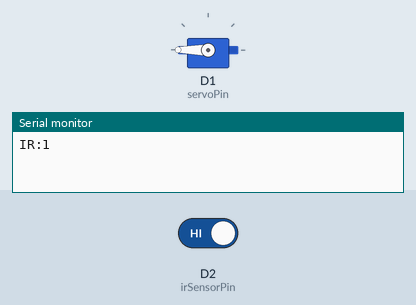
Bench run of a sketch on a simulated ESP8266 (NodeMCU). Shown: servo, the last lines printed to the serial monitor. Inputs (shaded band) come from the test bench; at power-on: D2 (irSensorPin) HIGH.

Above: at 1.3 s.
1.4 s: D2 (irSensorPin) driven LOW
At 2.0 s:
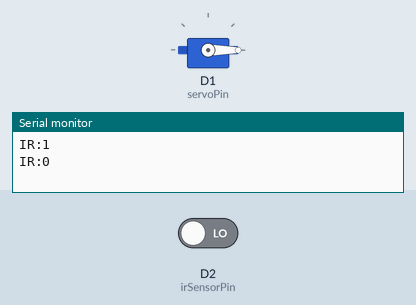
2.9 s: D2 (irSensorPin) driven HIGH
At 4.3 s:
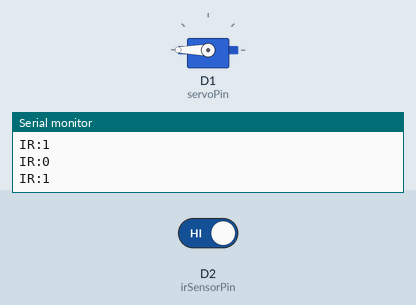
Timing chart, 0 to 5.9 s (numbered marks = the images above; inputs shaded):
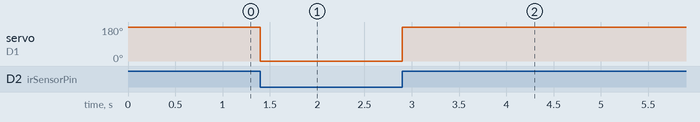

Measured:
- after the input at 1.4 s, servo on D1 (servoPin): 180° → 0° at once
- after the input at 2.9 s, servo on D1 (servoPin): 0° → 180° at once

The sketch:

Intelligent-Servo-Control-IR.ino
```cpp
#include <ESP8266WiFi.h>
#include <Servo.h>

Servo myservo;

const int servoPin = D1;         // Servo motor connected to D2 (GPIO4)
const int irSensorPin = D2;      // IR sensor connected to D1 (GPIO5)
int lastIR = -1;

void setup() {
  Serial.begin(9600);
  myservo.attach(servoPin);
  pinMode(irSensorPin, INPUT);
}

void loop() {
  int irValue = digitalRead(irSensorPin);

  // Only act if state changes to avoid repeated servo movement
  if (irValue != lastIR) {
    lastIR = irValue;

    if (irValue == 0) { // Obstacle detected
      myservo.write(0);  // Forward
      Serial.println("IR:0");
    } else {
      myservo.write(180); // Backward
      Serial.println("IR:1");
    }

    delay(500); // Debounce delay
  }
}
```
